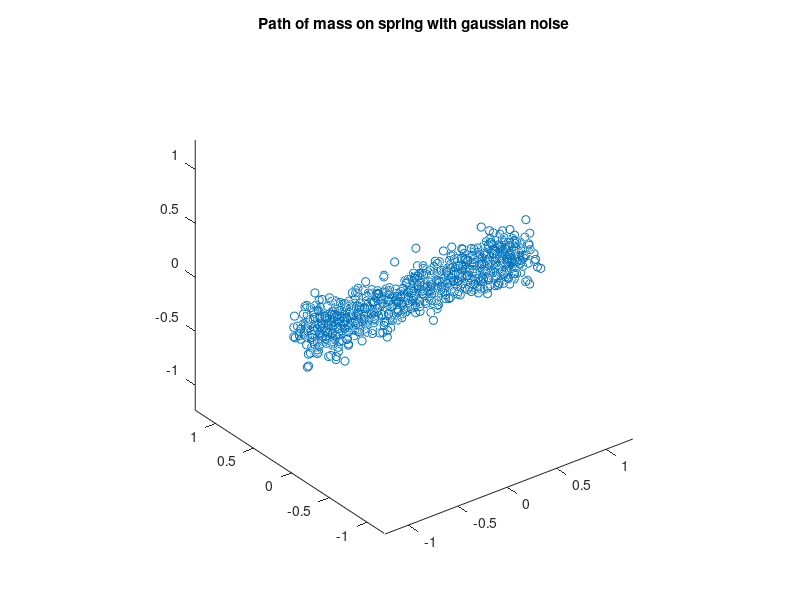
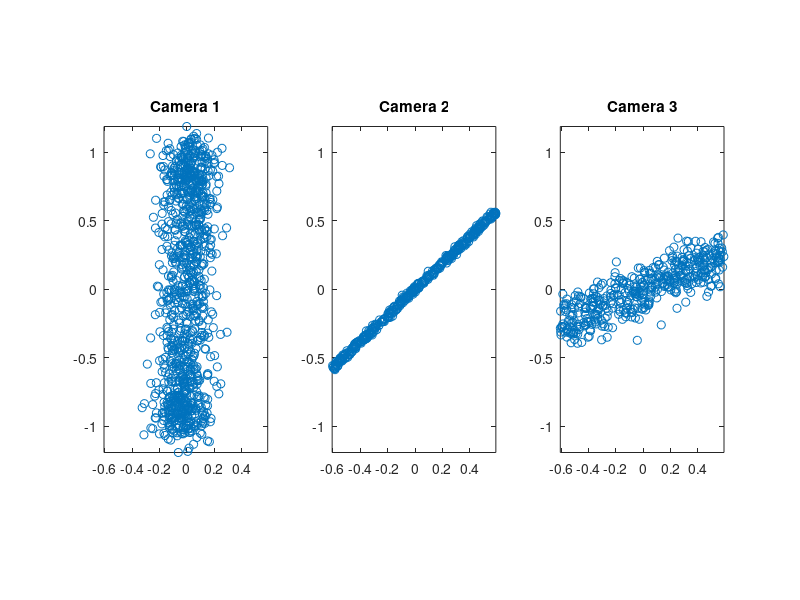

The MATLAB source for these figures, in order: (Note: this script raises an error after producing the figures.)
%PCA tutorial to go with Shlens 2014
% https://arxiv.org/abs/1404.1100
% by Andrew Leifer 
% leifer@princeton.edu 
% June 2018

%% Create perfectly oscillating mass on spring
t=1:1000;
xx=sin(pi.*t./100); 

sigma_noise=.1;

%matrix describing its true dimensions in 3D
XX= [xx; zeros(size(xx)); zeros(size(xx))];
XX=XX+sigma_noise*randn(size(XX));

figure;
plot3(XX(1,:),XX(2,:), XX(3,:),'o' )
axis equal;
title('Path of mass on spring with gaussian noise')

%% Generate three cameras

%Our natural camera basis is: 
BcamNat=[1 0 0; 0 1 0; 0 0 0];

%Randomly define three cameras
% (by generating random rotation matrices)
[RcamA,~]=qr(randn(3));
[RcamB,~]=qr(randn(3));
[RcamC,~]=qr(randn(3));
% then rotate the natural camera basis
BcamA=RcamA*BcamNat;
BcamB=RcamB*BcamNat; 
BcamC=RcamB*BcamNat;

% Make our measurements with the three cameras and store them in 
% in measurement matrix X 
X= [BcamA(:,1:2)'; BcamB(:,1:2)'; BcamC(:,1:2)';]*XX;


figure('Position', [100, 100, 1200, 600])
cam=1;
ax(cam)=subplot(1,3,cam);
plot(X(1*cam,:),X(1*cam+1,:),'o')
axis equal;
title(['Camera ' num2str(cam)])

cam=2;
ax(cam)=subplot(1,3,cam);
plot(X(1*cam,:),X(1*cam+1,:),'o')
axis equal;
title(['Camera ' num2str(cam)])

cam=3;
ax(cam)=subplot(1,3,cam);
plot(X(1*cam,:),X(1*cam+1,:),'o')
axis equal;
linkaxes(ax);
title(['Camera ' num2str(cam)])


%% Do PCA
[Y,PC,V] = pca1(X);

figure;
ylabel('variance')
xlabel('Principle Component')
plot(V,'o')


%% Plot the first three principle components
figure;
plot3(Y(1,:),Y(2,:), Y(3,:),'o' )
axis equal;
title('Path of mass on spring with gaussian noise along first three PCs')


%% for kicks plot the first principle component and the last two
figure;
plot3(Y(1,:),Y(5,:), Y(6,:),'o' )
axis equal;
title('Path of mass on spring with gaussian noise along first and last two PCs')

